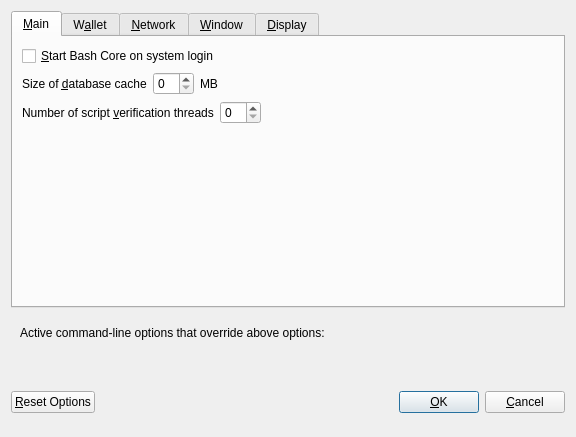
<?xml version="1.0" encoding="UTF-8"?>
<ui version="4.0">
 <class>OptionsDialog</class>
 <widget class="QDialog" name="OptionsDialog">
  <property name="geometry">
   <rect>
    <x>0</x>
    <y>0</y>
    <width>576</width>
    <height>402</height>
   </rect>
  </property>
  <property name="windowTitle">
   <string>Options</string>
  </property>
  <property name="modal">
   <bool>true</bool>
  </property>
  <layout class="QVBoxLayout" name="verticalLayout">
   <item>
    <widget class="QTabWidget" name="tabWidget">
     <property name="currentIndex">
      <number>0</number>
     </property>
     <widget class="QWidget" name="tabMain">
      <attribute name="title">
       <string>&amp;Main</string>
      </attribute>
      <layout class="QVBoxLayout" name="verticalLayout_Main">
       <item>
        <widget class="QCheckBox" name="bitcoinAtStartup">
         <property name="toolTip">
          <string>Automatically start Bash Core after logging in to the system.</string>
         </property>
         <property name="text">
          <string>&amp;Start Bash Core on system login</string>
         </property>
        </widget>
       </item>
       <item>
        <layout class="QHBoxLayout" name="horizontalLayout_2_Main">
         <item>
          <widget class="QLabel" name="databaseCacheLabel">
           <property name="text">
            <string>Size of &amp;database cache</string>
           </property>
           <property name="textFormat">
            <enum>Qt::PlainText</enum>
           </property>
           <property name="buddy">
            <cstring>databaseCache</cstring>
           </property>
          </widget>
         </item>
         <item>
          <widget class="QSpinBox" name="databaseCache"/>
         </item>
         <item>
          <widget class="QLabel" name="databaseCacheUnitLabel">
           <property name="text">
            <string>MB</string>
           </property>
           <property name="textFormat">
            <enum>Qt::PlainText</enum>
           </property>
          </widget>
         </item>
         <item>
          <spacer name="horizontalSpacer_2_Main">
           <property name="orientation">
            <enum>Qt::Horizontal</enum>
           </property>
           <property name="sizeHint" stdset="0">
            <size>
             <width>40</width>
             <height>20</height>
            </size>
           </property>
          </spacer>
         </item>
        </layout>
       </item>
       <item>
        <layout class="QHBoxLayout" name="horizontalLayout_3_Main">
         <item>
          <widget class="QLabel" name="threadsScriptVerifLabel">
           <property name="text">
            <string>Number of script &amp;verification threads</string>
           </property>
           <property name="textFormat">
            <enum>Qt::PlainText</enum>
           </property>
           <property name="buddy">
            <cstring>threadsScriptVerif</cstring>
           </property>
          </widget>
         </item>
         <item>
          <widget class="QSpinBox" name="threadsScriptVerif">
           <property name="toolTip">
            <string>(0 = auto, &lt;0 = leave that many cores free)</string>
           </property>
          </widget>
         </item>
         <item>
          <spacer name="horizontalSpacer_3_Main">
           <property name="orientation">
            <enum>Qt::Horizontal</enum>
           </property>
           <property name="sizeHint" stdset="0">
            <size>
             <width>40</width>
             <height>20</height>
            </size>
           </property>
          </spacer>
         </item>
        </layout>
       </item>
       <item>
        <spacer name="verticalSpacer_Main">
         <property name="orientation">
          <enum>Qt::Vertical</enum>
         </property>
         <property name="sizeHint" stdset="0">
          <size>
           <width>20</width>
           <height>40</height>
          </size>
         </property>
        </spacer>
       </item>
      </layout>
     </widget>
     <widget class="QWidget" name="tabWallet">
      <attribute name="title">
       <string>W&amp;allet</string>
      </attribute>
      <layout class="QVBoxLayout" name="verticalLayout_Wallet">
       <item>
        <widget class="QGroupBox" name="groupBox">
         <property name="title">
          <string>Expert</string>
         </property>
         <layout class="QVBoxLayout" name="verticalLayout_2">
          <item>
           <widget class="QCheckBox" name="coinControlFeatures">
            <property name="toolTip">
             <string>Whether to show coin control features or not.</string>
            </property>
            <property name="text">
             <string>Enable coin &amp;control features</string>
            </property>
           </widget>
          </item>
          <item>
           <widget class="QCheckBox" name="showMasternodesTab">
            <property name="toolTip">
             <string>Show additional tab listing all your masternodes in first sub-tab&lt;br/&gt;and all masternodes on the network in second sub-tab.</string>
            </property>
            <property name="text">
             <string>Show Masternodes Tab</string>
            </property>
           </widget>
          </item>
          <item>
           <widget class="QCheckBox" name="showAdvancedPSUI">
            <property name="toolTip">
             <string>Show additional information and buttons for PrivateSend on overview screen.</string>
            </property>
            <property name="text">
             <string>Enable advanced PrivateSend interface</string>
            </property>
           </widget>
          </item>
          <item>
           <widget class="QCheckBox" name="lowKeysWarning">
            <property name="toolTip">
             <string>Show warning dialog when PrivateSend detects that wallet has very low number of keys left.</string>
            </property>
            <property name="text">
             <string>Warn if PrivateSend is running out of keys</string>
            </property>
           </widget>
          </item>
          <item>
           <widget class="QCheckBox" name="privateSendMultiSession">
            <property name="toolTip">
             <string>Whether to use experimental PrivateSend mode with multiple mixing sessions per block.&lt;br/&gt;Note: You must use this feature carefully.&lt;br/&gt;Make sure you always have recent wallet (auto)backup in a safe place!</string>
            </property>
            <property name="text">
             <string>Enable PrivateSend &amp;multi-session</string>
            </property>
           </widget>
          </item>
          <item>
           <widget class="QCheckBox" name="spendZeroConfChange">
            <property name="toolTip">
             <string>If you disable the spending of unconfirmed change, the change from a transaction&lt;br/&gt;cannot be used until that transaction has at least one confirmation.&lt;br/&gt;This also affects how your balance is computed.</string>
            </property>
            <property name="text">
             <string>&amp;Spend unconfirmed change</string>
            </property>
           </widget>
          </item>
         </layout>
        </widget>
       </item>
       <item>
        <layout class="QHBoxLayout" name="horizontalLayout_4_Wallet">
         <item>
          <widget class="QLabel" name="label">
           <property name="toolTip">
            <string>This setting determines the amount of individual masternodes that an input will be anonymized through.&lt;br/&gt;More rounds of anonymization gives a higher degree of privacy, but also costs more in fees.</string>
           </property>
           <property name="text">
            <string>PrivateSend rounds to use</string>
           </property>
          </widget>
         </item>
         <item>
          <widget class="QSpinBox" name="privateSendRounds">
           <property name="minimum">
            <number>2</number>
           </property>
           <property name="maximum">
            <number>8</number>
           </property>
           <property name="value">
            <number>4</number>
           </property>
          </widget>
         </item>
        </layout>
       </item>
       <item>
        <layout class="QHBoxLayout" name="horizontalLayout">
         <item>
          <widget class="QLabel" name="label_2">
           <property name="toolTip">
            <string>This amount acts as a threshold to turn off PrivateSend once it's reached.</string>
           </property>
           <property name="statusTip">
            <string notr="true"/>
           </property>
           <property name="whatsThis">
            <string notr="true"/>
           </property>
           <property name="accessibleName">
            <string notr="true"/>
           </property>
           <property name="accessibleDescription">
            <string notr="true"/>
           </property>
           <property name="text">
            <string>Amount of Bash to keep anonymized</string>
           </property>
          </widget>
         </item>
         <item>
          <widget class="QSpinBox" name="privateSendAmount">
           <property name="minimum">
            <number>2</number>
           </property>
           <property name="maximum">
            <number>2000</number>
           </property>
           <property name="singleStep">
            <number>10</number>
           </property>
           <property name="value">
            <number>1000</number>
           </property>
          </widget>
         </item>
        </layout>
       </item>
       <item>
        <spacer name="verticalSpacer_Wallet">
         <property name="orientation">
          <enum>Qt::Vertical</enum>
         </property>
         <property name="sizeHint" stdset="0">
          <size>
           <width>20</width>
           <height>40</height>
          </size>
         </property>
        </spacer>
       </item>
      </layout>
     </widget>
     <widget class="QWidget" name="tabNetwork">
      <attribute name="title">
       <string>&amp;Network</string>
      </attribute>
      <layout class="QVBoxLayout" name="verticalLayout_Network">
       <item>
        <widget class="QCheckBox" name="mapPortUpnp">
         <property name="toolTip">
          <string>Automatically open the Bash Core client port on the router. This only works when your router supports UPnP and it is enabled.</string>
         </property>
         <property name="text">
          <string>Map port using &amp;UPnP</string>
         </property>
        </widget>
       </item>
       <item>
        <widget class="QCheckBox" name="allowIncoming">
         <property name="toolTip">
          <string>Accept connections from outside</string>
         </property>
         <property name="text">
          <string>Allow incoming connections</string>
         </property>
        </widget>
       </item>
       <item>
        <widget class="QCheckBox" name="connectSocks">
         <property name="toolTip">
          <string>Connect to the Bash network through a SOCKS5 proxy.</string>
         </property>
         <property name="text">
          <string>&amp;Connect through SOCKS5 proxy (default proxy):</string>
         </property>
        </widget>
       </item>
       <item>
        <layout class="QHBoxLayout" name="horizontalLayout_1_Network">
         <item>
          <widget class="QLabel" name="proxyIpLabel">
           <property name="text">
            <string>Proxy &amp;IP:</string>
           </property>
           <property name="textFormat">
            <enum>Qt::PlainText</enum>
           </property>
           <property name="buddy">
            <cstring>proxyIp</cstring>
           </property>
          </widget>
         </item>
         <item>
          <widget class="QValidatedLineEdit" name="proxyIp">
           <property name="minimumSize">
            <size>
             <width>140</width>
             <height>0</height>
            </size>
           </property>
           <property name="maximumSize">
            <size>
             <width>140</width>
             <height>16777215</height>
            </size>
           </property>
           <property name="toolTip">
            <string>IP address of the proxy (e.g. IPv4: 127.0.0.1 / IPv6: ::1)</string>
           </property>
          </widget>
         </item>
         <item>
          <widget class="QLabel" name="proxyPortLabel">
           <property name="text">
            <string>&amp;Port:</string>
           </property>
           <property name="textFormat">
            <enum>Qt::PlainText</enum>
           </property>
           <property name="buddy">
            <cstring>proxyPort</cstring>
           </property>
          </widget>
         </item>
         <item>
          <widget class="QLineEdit" name="proxyPort">
           <property name="minimumSize">
            <size>
             <width>55</width>
             <height>0</height>
            </size>
           </property>
           <property name="maximumSize">
            <size>
             <width>55</width>
             <height>16777215</height>
            </size>
           </property>
           <property name="toolTip">
            <string>Port of the proxy (e.g. 9050)</string>
           </property>
          </widget>
         </item>
         <item>
          <spacer name="horizontalSpacer_1_Network">
           <property name="orientation">
            <enum>Qt::Horizontal</enum>
           </property>
           <property name="sizeHint" stdset="0">
            <size>
             <width>40</width>
             <height>20</height>
            </size>
           </property>
          </spacer>
         </item>
        </layout>
       </item>
       <item>
        <layout class="QHBoxLayout" name="horizontalLayout_2_Network">
         <item>
          <widget class="QLabel" name="proxyActiveNets">
           <property name="text">
            <string>Used for reaching peers via:</string>
           </property>
           <property name="textFormat">
            <enum>Qt::PlainText</enum>
           </property>
          </widget>
         </item>
         <item>
          <widget class="QCheckBox" name="proxyReachIPv4">
           <property name="enabled">
            <bool>false</bool>
           </property>
           <property name="toolTip">
            <string>Shows, if the supplied default SOCKS5 proxy is used to reach peers via this network type.</string>
           </property>
           <property name="text">
            <string/>
           </property>
          </widget>
         </item>
         <item>
          <widget class="QLabel" name="proxyReachIPv4Label">
           <property name="text">
            <string>IPv4</string>
           </property>
           <property name="textFormat">
            <enum>Qt::PlainText</enum>
           </property>
          </widget>
         </item>
         <item>
          <widget class="QCheckBox" name="proxyReachIPv6">
           <property name="enabled">
            <bool>false</bool>
           </property>
           <property name="toolTip">
            <string>Shows, if the supplied default SOCKS5 proxy is used to reach peers via this network type.</string>
           </property>
           <property name="text">
            <string/>
           </property>
          </widget>
         </item>
         <item>
          <widget class="QLabel" name="proxyReachIPv6Label">
           <property name="text">
            <string>IPv6</string>
           </property>
           <property name="textFormat">
            <enum>Qt::PlainText</enum>
           </property>
          </widget>
         </item>
         <item>
          <widget class="QCheckBox" name="proxyReachTor">
           <property name="enabled">
            <bool>false</bool>
           </property>
           <property name="toolTip">
            <string>Shows, if the supplied default SOCKS5 proxy is used to reach peers via this network type.</string>
           </property>
           <property name="text">
            <string/>
           </property>
          </widget>
         </item>
         <item>
          <widget class="QLabel" name="proxyReachTorLabel">
           <property name="text">
            <string>Tor</string>
           </property>
           <property name="textFormat">
            <enum>Qt::PlainText</enum>
           </property>
          </widget>
         </item>
         <item>
          <spacer name="horizontalSpacer_2_Network">
           <property name="orientation">
            <enum>Qt::Horizontal</enum>
           </property>
           <property name="sizeHint" stdset="0">
            <size>
             <width>40</width>
             <height>20</height>
            </size>
           </property>
          </spacer>
         </item>
        </layout>
       </item>
       <item>
        <widget class="QCheckBox" name="connectSocksTor">
         <property name="toolTip">
          <string>Connect to the Bash network through a separate SOCKS5 proxy for Tor hidden services.</string>
         </property>
         <property name="text">
          <string>Use separate SOCKS5 proxy to reach peers via Tor hidden services:</string>
         </property>
        </widget>
       </item>
       <item>
        <layout class="QHBoxLayout" name="horizontalLayout_3_Network">
         <item>
          <widget class="QLabel" name="proxyIpTorLabel">
           <property name="text">
            <string>Proxy &amp;IP:</string>
           </property>
           <property name="textFormat">
            <enum>Qt::PlainText</enum>
           </property>
           <property name="buddy">
            <cstring>proxyIpTor</cstring>
           </property>
          </widget>
         </item>
         <item>
          <widget class="QValidatedLineEdit" name="proxyIpTor">
           <property name="minimumSize">
            <size>
             <width>140</width>
             <height>0</height>
            </size>
           </property>
           <property name="maximumSize">
            <size>
             <width>140</width>
             <height>16777215</height>
            </size>
           </property>
           <property name="toolTip">
            <string>IP address of the proxy (e.g. IPv4: 127.0.0.1 / IPv6: ::1)</string>
           </property>
          </widget>
         </item>
         <item>
          <widget class="QLabel" name="proxyPortTorLabel">
           <property name="text">
            <string>&amp;Port:</string>
           </property>
           <property name="textFormat">
            <enum>Qt::PlainText</enum>
           </property>
           <property name="buddy">
            <cstring>proxyPortTor</cstring>
           </property>
          </widget>
         </item>
         <item>
          <widget class="QLineEdit" name="proxyPortTor">
           <property name="minimumSize">
            <size>
             <width>55</width>
             <height>0</height>
            </size>
           </property>
           <property name="maximumSize">
            <size>
             <width>55</width>
             <height>16777215</height>
            </size>
           </property>
           <property name="toolTip">
            <string>Port of the proxy (e.g. 9050)</string>
           </property>
          </widget>
         </item>
         <item>
          <spacer name="horizontalSpacer_4_Network">
           <property name="orientation">
            <enum>Qt::Horizontal</enum>
           </property>
           <property name="sizeHint" stdset="0">
            <size>
             <width>40</width>
             <height>20</height>
            </size>
           </property>
          </spacer>
         </item>
        </layout>
       </item>
       <item>
        <spacer name="verticalSpacer_Network">
         <property name="orientation">
          <enum>Qt::Vertical</enum>
         </property>
         <property name="sizeHint" stdset="0">
          <size>
           <width>20</width>
           <height>40</height>
          </size>
         </property>
        </spacer>
       </item>
      </layout>
     </widget>
     <widget class="QWidget" name="tabWindow">
      <attribute name="title">
       <string>&amp;Window</string>
      </attribute>
      <layout class="QVBoxLayout" name="verticalLayout_Window">
       <item>
        <widget class="QCheckBox" name="hideTrayIcon">
         <property name="toolTip">
          <string>&amp;Hide the icon from the system tray.</string>
         </property>
         <property name="text">
          <string>Hide tray icon</string>
         </property>
        </widget>
       </item>
       <item>
        <widget class="QCheckBox" name="minimizeToTray">
         <property name="toolTip">
          <string>Show only a tray icon after minimizing the window.</string>
         </property>
         <property name="text">
          <string>&amp;Minimize to the tray instead of the taskbar</string>
         </property>
        </widget>
       </item>
       <item>
        <widget class="QCheckBox" name="minimizeOnClose">
         <property name="toolTip">
          <string>Minimize instead of exit the application when the window is closed. When this option is enabled, the application will be closed only after selecting Exit in the menu.</string>
         </property>
         <property name="text">
          <string>M&amp;inimize on close</string>
         </property>
        </widget>
       </item>
       <item>
        <spacer name="verticalSpacer_Window">
         <property name="orientation">
          <enum>Qt::Vertical</enum>
         </property>
         <property name="sizeHint" stdset="0">
          <size>
           <width>20</width>
           <height>40</height>
          </size>
         </property>
        </spacer>
       </item>
      </layout>
     </widget>
     <widget class="QWidget" name="tabDisplay">
      <attribute name="title">
       <string>&amp;Display</string>
      </attribute>
      <layout class="QVBoxLayout" name="verticalLayout_Display">
       <item>
        <layout class="QHBoxLayout" name="horizontalLayout_1_Display">
         <item>
          <widget class="QLabel" name="langLabel">
           <property name="text">
            <string>User Interface &amp;language:</string>
           </property>
           <property name="textFormat">
            <enum>Qt::PlainText</enum>
           </property>
           <property name="buddy">
            <cstring>lang</cstring>
           </property>
          </widget>
         </item>
         <item>
          <widget class="QValueComboBox" name="lang">
           <property name="toolTip">
            <string>The user interface language can be set here. This setting will take effect after restarting Bash Core.</string>
           </property>
          </widget>
         </item>
        </layout>
       </item>
       <item>
        <widget class="QLabel" name="label_3">
         <property name="toolTip">
          <string notr="true"/>
         </property>
         <property name="statusTip">
          <string notr="true"/>
         </property>
         <property name="whatsThis">
          <string notr="true"/>
         </property>
         <property name="accessibleName">
          <string notr="true"/>
         </property>
         <property name="text">
          <string>Language missing or translation incomplete? Help contributing translations here:
https://www.transifex.com/projects/p/bash/</string>
         </property>
         <property name="wordWrap">
          <bool>true</bool>
         </property>
         <property name="openExternalLinks">
          <bool>true</bool>
         </property>
         <property name="textInteractionFlags">
          <set>Qt::TextBrowserInteraction</set>
         </property>
        </widget>
       </item>
       <item>
        <layout class="QHBoxLayout" name="horizontalLayout_4_Display" stretch="0,0">
         <item>
          <widget class="QLabel" name="themeLabel">
           <property name="text">
            <string>User Interface Theme:</string>
           </property>
          </widget>
         </item>
         <item>
          <widget class="QValueComboBox" name="theme"/>
         </item>
        </layout>
       </item>
       <item>
        <widget class="Line" name="line">
         <property name="orientation">
          <enum>Qt::Horizontal</enum>
         </property>
        </widget>
       </item>
       <item>
        <layout class="QHBoxLayout" name="horizontalLayout_2_Display">
         <item>
          <widget class="QLabel" name="unitLabel">
           <property name="text">
            <string>&amp;Unit to show amounts in:</string>
           </property>
           <property name="textFormat">
            <enum>Qt::PlainText</enum>
           </property>
           <property name="buddy">
            <cstring>unit</cstring>
           </property>
          </widget>
         </item>
         <item>
          <widget class="QValueComboBox" name="unit">
           <property name="toolTip">
            <string>Choose the default subdivision unit to show in the interface and when sending coins.</string>
           </property>
          </widget>
         </item>
        </layout>
       </item>
       <item>
        <layout class="QHBoxLayout" name="horizontalLayout_5_Display">
         <item>
          <widget class="QLabel" name="digitsLabel">
           <property name="text">
            <string>Decimal digits</string>
           </property>
          </widget>
         </item>
         <item>
          <widget class="QValueComboBox" name="digits"/>
         </item>
        </layout>
       </item>
       <item>
        <layout class="QHBoxLayout" name="horizontalLayout_3_Display">
         <item>
          <widget class="QLabel" name="thirdPartyTxUrlsLabel">
           <property name="toolTip">
            <string>Third party URLs (e.g. a block explorer) that appear in the transactions tab as context menu items.&lt;br/&gt;%s in the URL is replaced by transaction hash. Multiple URLs are separated by vertical bar |.</string>
           </property>
           <property name="text">
            <string>Third party transaction URLs</string>
           </property>
           <property name="buddy">
            <cstring>thirdPartyTxUrls</cstring>
           </property>
          </widget>
         </item>
         <item>
          <widget class="QLineEdit" name="thirdPartyTxUrls">
           <property name="toolTip">
            <string>Third party URLs (e.g. a block explorer) that appear in the transactions tab as context menu items.&lt;br/&gt;%s in the URL is replaced by transaction hash. Multiple URLs are separated by vertical bar |.</string>
           </property>
          </widget>
         </item>
        </layout>
       </item>
       <item>
        <spacer name="verticalSpacer">
         <property name="orientation">
          <enum>Qt::Vertical</enum>
         </property>
         <property name="sizeHint" stdset="0">
          <size>
           <width>20</width>
           <height>40</height>
          </size>
         </property>
        </spacer>
       </item>
      </layout>
     </widget>
    </widget>
   </item>
   <item>
    <widget class="QFrame" name="frame">
     <layout class="QVBoxLayout" name="verticalLayout_Bottom">
      <item>
       <layout class="QHBoxLayout" name="horizontalLayout_Bottom">
        <item>
         <widget class="QLabel" name="overriddenByCommandLineInfoLabel">
          <property name="text">
           <string>Active command-line options that override above options:</string>
          </property>
          <property name="textFormat">
           <enum>Qt::PlainText</enum>
          </property>
         </widget>
        </item>
        <item>
         <spacer name="horizontalSpacer_Bottom">
          <property name="orientation">
           <enum>Qt::Horizontal</enum>
          </property>
          <property name="sizeHint" stdset="0">
           <size>
            <width>40</width>
            <height>20</height>
           </size>
          </property>
         </spacer>
        </item>
       </layout>
      </item>
      <item>
       <widget class="QLabel" name="overriddenByCommandLineLabel">
        <property name="text">
         <string/>
        </property>
        <property name="textFormat">
         <enum>Qt::PlainText</enum>
        </property>
        <property name="wordWrap">
         <bool>true</bool>
        </property>
       </widget>
      </item>
     </layout>
    </widget>
   </item>
   <item>
    <layout class="QHBoxLayout" name="horizontalLayout_Buttons">
     <item>
      <widget class="QPushButton" name="resetButton">
       <property name="toolTip">
        <string>Reset all client options to default.</string>
       </property>
       <property name="text">
        <string>&amp;Reset Options</string>
       </property>
       <property name="autoDefault">
        <bool>false</bool>
       </property>
      </widget>
     </item>
     <item>
      <spacer name="horizontalSpacer_1">
       <property name="orientation">
        <enum>Qt::Horizontal</enum>
       </property>
       <property name="sizeHint" stdset="0">
        <size>
         <width>40</width>
         <height>48</height>
        </size>
       </property>
      </spacer>
     </item>
     <item>
      <widget class="QLabel" name="statusLabel">
       <property name="minimumSize">
        <size>
         <width>200</width>
         <height>0</height>
        </size>
       </property>
       <property name="font">
        <font>
         <weight>75</weight>
         <bold>true</bold>
        </font>
       </property>
       <property name="text">
        <string/>
       </property>
       <property name="textFormat">
        <enum>Qt::PlainText</enum>
       </property>
       <property name="wordWrap">
        <bool>true</bool>
       </property>
      </widget>
     </item>
     <item>
      <spacer name="horizontalSpacer_2">
       <property name="orientation">
        <enum>Qt::Horizontal</enum>
       </property>
       <property name="sizeHint" stdset="0">
        <size>
         <width>40</width>
         <height>48</height>
        </size>
       </property>
      </spacer>
     </item>
     <item>
      <widget class="QPushButton" name="okButton">
       <property name="text">
        <string>&amp;OK</string>
       </property>
       <property name="autoDefault">
        <bool>false</bool>
       </property>
       <property name="default">
        <bool>true</bool>
       </property>
      </widget>
     </item>
     <item>
      <widget class="QPushButton" name="cancelButton">
       <property name="text">
        <string>&amp;Cancel</string>
       </property>
       <property name="autoDefault">
        <bool>false</bool>
       </property>
      </widget>
     </item>
    </layout>
   </item>
  </layout>
 </widget>
 <customwidgets>
  <customwidget>
   <class>QValidatedLineEdit</class>
   <extends>QLineEdit</extends>
   <header>qvalidatedlineedit.h</header>
  </customwidget>
  <customwidget>
   <class>QValueComboBox</class>
   <extends>QComboBox</extends>
   <header>qvaluecombobox.h</header>
  </customwidget>
 </customwidgets>
 <resources/>
 <connections/>
</ui>
